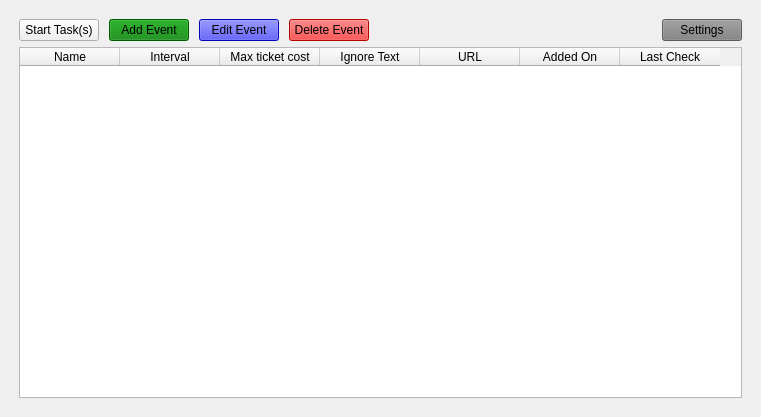
<?xml version="1.0" encoding="UTF-8"?>
<ui version="4.0">
 <class>MainWindow</class>
 <widget class="QMainWindow" name="MainWindow">
  <property name="geometry">
   <rect>
    <x>0</x>
    <y>0</y>
    <width>761</width>
    <height>417</height>
   </rect>
  </property>
  <property name="windowTitle">
   <string>Ticker Scraper</string>
  </property>
  <property name="styleSheet">
   <string notr="true"/>
  </property>
  <widget class="QWidget" name="centralwidget">
   <layout class="QGridLayout" name="gridLayout">
    <item row="0" column="0">
     <layout class="QHBoxLayout" name="horizontalLayout" stretch="0,0,0,0,0,0">
      <property name="spacing">
       <number>10</number>
      </property>
      <property name="leftMargin">
       <number>10</number>
      </property>
      <property name="topMargin">
       <number>10</number>
      </property>
      <property name="rightMargin">
       <number>10</number>
      </property>
      <property name="bottomMargin">
       <number>0</number>
      </property>
      <item>
       <widget class="QPushButton" name="btn_manager_toggle">
        <property name="styleSheet">
         <string notr="true"/>
        </property>
        <property name="text">
         <string>Start Task(s)</string>
        </property>
       </widget>
      </item>
      <item>
       <widget class="QPushButton" name="btn_add_event">
        <property name="styleSheet">
         <string notr="true">background:green;</string>
        </property>
        <property name="text">
         <string>Add Event</string>
        </property>
       </widget>
      </item>
      <item>
       <widget class="QPushButton" name="btn_edit_event">
        <property name="styleSheet">
         <string notr="true">background:blue;</string>
        </property>
        <property name="text">
         <string>Edit Event</string>
        </property>
       </widget>
      </item>
      <item>
       <widget class="QPushButton" name="btn_delete_event">
        <property name="styleSheet">
         <string notr="true">background:red;</string>
        </property>
        <property name="text">
         <string>Delete Event</string>
        </property>
       </widget>
      </item>
      <item>
       <spacer name="horizontalSpacer">
        <property name="orientation">
         <enum>Qt::Horizontal</enum>
        </property>
        <property name="sizeHint" stdset="0">
         <size>
          <width>40</width>
          <height>20</height>
         </size>
        </property>
       </spacer>
      </item>
      <item>
       <widget class="QPushButton" name="btn_settings">
        <property name="styleSheet">
         <string notr="true">background:gray;</string>
        </property>
        <property name="text">
         <string>Settings</string>
        </property>
       </widget>
      </item>
     </layout>
    </item>
    <item row="1" column="0">
     <layout class="QHBoxLayout" name="horizontalLayout_2">
      <property name="leftMargin">
       <number>10</number>
      </property>
      <property name="topMargin">
       <number>0</number>
      </property>
      <property name="rightMargin">
       <number>10</number>
      </property>
      <property name="bottomMargin">
       <number>10</number>
      </property>
      <item>
       <widget class="QTableWidget" name="table_widget">
        <column>
         <property name="text">
          <string>Name</string>
         </property>
        </column>
        <column>
         <property name="text">
          <string>Interval</string>
         </property>
        </column>
        <column>
         <property name="text">
          <string>Max ticket cost</string>
         </property>
        </column>
        <column>
         <property name="text">
          <string>Ignore Text</string>
         </property>
        </column>
        <column>
         <property name="text">
          <string>URL</string>
         </property>
        </column>
        <column>
         <property name="text">
          <string>Added On</string>
         </property>
        </column>
        <column>
         <property name="text">
          <string>Last Check</string>
         </property>
        </column>
       </widget>
      </item>
     </layout>
    </item>
   </layout>
  </widget>
 </widget>
 <resources/>
 <connections/>
</ui>
